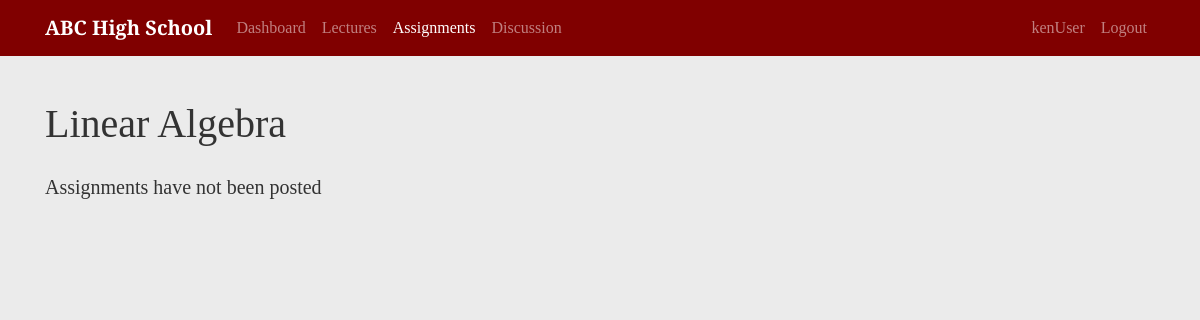
Before: /course/3/assignments/ (signed in) with the older database file.
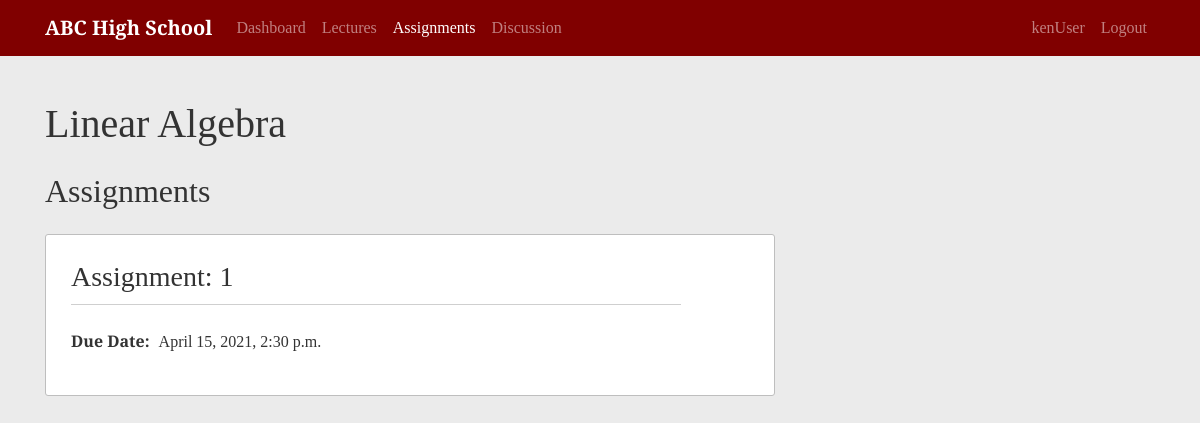
After: the same page with the newer database file.
### school/models.py (models this page shows, shortened)
class Assignment(models.Model):
    course = models.ForeignKey(Course, on_delete=models.CASCADE)
    due_date = models.DateTimeField()
    assignment_number = models.PositiveIntegerField()
    content = models.FileField(upload_to='file_uploads', null=True)
    class Meta:
        unique_together = ['course', 'assignment_number']

### school/views.py (the view, shortened to what this page needs)
# urls.py: path('course/<int:course_id>/assignments/', AssignmentListView.as_view(), name='assignment-list'),
class AssignmentListView(LoginRequiredMixin, UserPassesTestMixin, ListView):
    model = Assignment
    template_name = 'school/assignment.html'
    context_object_name = 'assignments'
    def get_queryset(self):
        user = self.request.user
        queryset = {}
        course = get_object_or_404(Course, id=self.kwargs.get('course_id'))
        instructor = Instructor.objects.filter(user=user).first()
        queryset['assignment_list']= Assignment.objects.filter(course=course)
        queryset['course'] = course
        queryset['instructor'] = instructor
        return queryset
    def test_func(self):
        user = self.request.user
        student = Student.objects.filter(user=user).first()
        course_id = self.kwargs.get('course_id')
        course = get_object_or_404(Course, id=self.kwargs.get('course_id'))
        if student:
            if EnrolledIn.objects.filter(student=student, course=course_id).exists():
                return True
            if AssistsIn.objects.filter(student=student, course=course_id).exists():
                return True

### school/templates/school/assignment.html (shortened to what this page needs)
{% extends "school/course.html" %}
{% block content %}
<h1 class="mb-4">{{assignments.course.course_name}}</h1>
  {% if not assignments.assignment_list %}
    <p class="lead">Assignments have not been posted</p>
    {% else %}
    <h2 class="mb-4">Assignments</h2>
    {% for assignment in assignments.assignment_list %}
      <article class="content-section">
        <h3 class="content-title"><a class="title-link" href="{% url 'assignment-detail' view.kwargs.course_id assignment.id %}">Assignment: {{ assignment.assignment_number }}</a></h3>
        <p>
          <span class="data-title">Due Date:</span>
          <span class="data-content">{{ assignment.due_date }}</span>
        </p>
      </article>
    {% endfor %}
  {% endif %}
{% endblock content %}

Changed rows visible on the page:
added Assignment: assignment_number "1", due_date "April 15, 2021, 2:30 p.m."
Other visible differences:
text no longer shown: "Assignments have not been posted"
text now shown: "Assignments"
